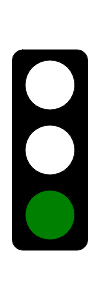
Frame 1 (no input)
Frame 60 (no input): identical to frame 1, image omitted
Frame 120 (the mouse pressed at the canvas centre since frame 60): identical to frame 1, image omitted

The p5.js sketch that drew this single still picture (run headless with seeded random() and noise() and a simulated clock; from frame 60 on, the mouse is pressed at the canvas centre):

// p5.js sketch
// ── sketch.js
// Traffic Light Starter Code
// Griffin Bartsch
// 2/28/24

// GOAL: make a 'traffic light' simulator. For now, just have the light
// changing according to time. You may want to investigate the millis()
// function at https://p5js.org/reference/#/p5/millis

let state = 1;
let lastSwitch = 0;
let oneTime = 2500;
let twoTime = 1000;
let threeTime = 2500;

function setup() {
  createCanvas(100, 300);
}

function draw() {
  background(255);
  checkState();
  drawOutlineOfLights();
  displayCorrectLight();
}

function checkState() {
  if (state === 1 && millis() > lastSwitch + oneTime) {
    state = 2;
    lastSwitch = millis();
  }
  if (state === 2 && millis() > lastSwitch + twoTime) {
    state = 3;
    lastSwitch = millis();
  }
  if (state === 3 && millis() > lastSwitch + threeTime) {
    state = 1;
    lastSwitch = millis();
    }
}

function displayCorrectLight() {
  if (state === 1) {
    fill("green");
    ellipse(width / 2, height / 2 + 65, 50, 50); //bottom
  } else if (state === 2) {
    fill("yellow");
    ellipse(width / 2, height / 2, 50, 50); //middle
  } else if (state === 3) {
    fill("red");
    ellipse(width / 2, height / 2 - 65, 50, 50); //top
  }
}

function drawOutlineOfLights() {
  //box
  rectMode(CENTER);
  fill(0);
  rect(width / 2, height / 2, 75, 200, 10);

  //lights
  fill(255);
  ellipse(width / 2, height / 2 - 65, 50, 50); //top
  ellipse(width / 2, height / 2, 50, 50); //middle
  ellipse(width / 2, height / 2 + 65, 50, 50); //bottom
}
